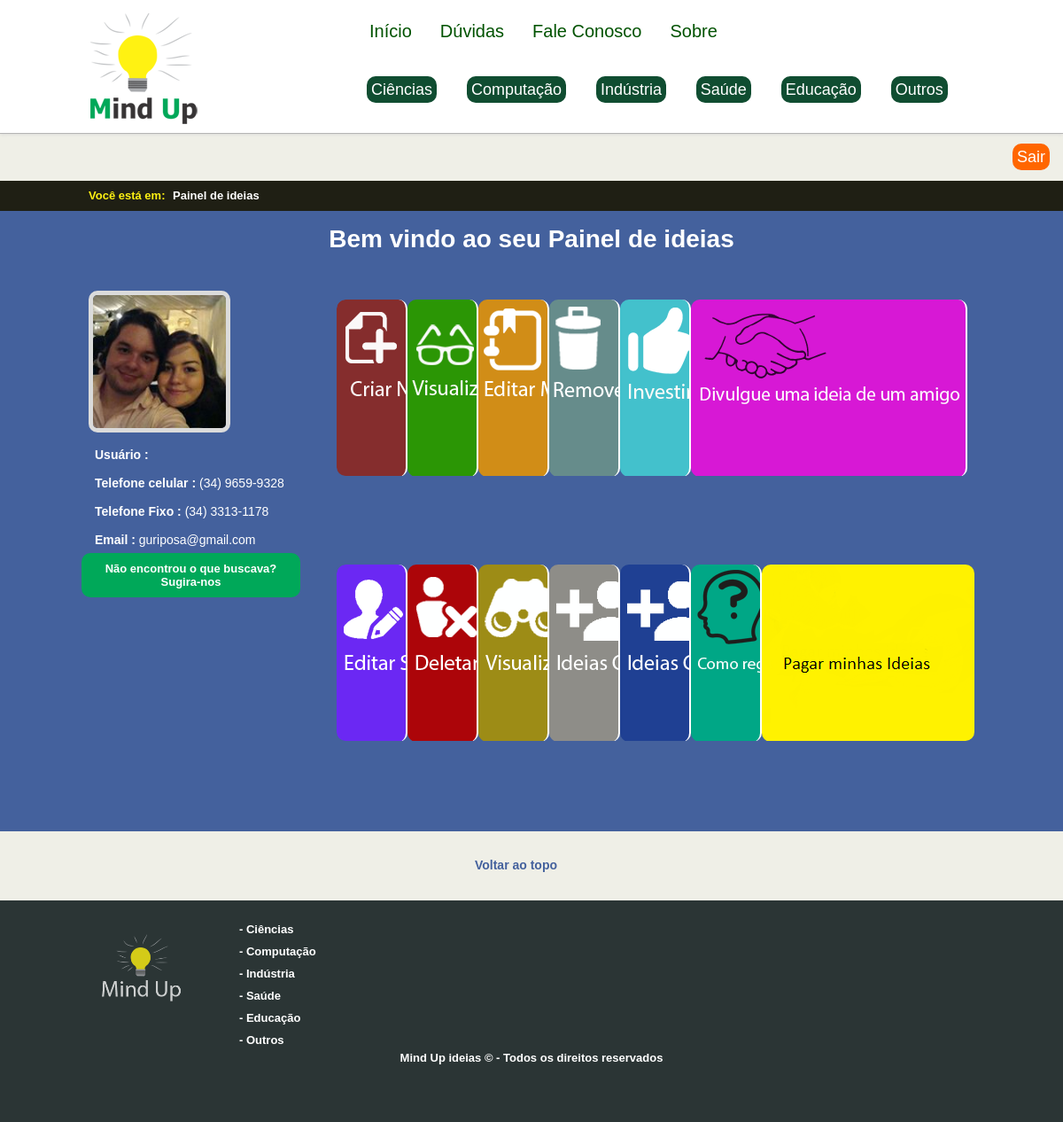
Screenshot of /view/painel.php (signed in) with the database file from the repository.
### tables this page shows
CREATE TABLE IF NOT EXISTS `usuario` (
  `id` bigint(20) unsigned NOT NULL AUTO_INCREMENT,
  `nome` varchar(200) NOT NULL,
  `dataNascimento` date NOT NULL,
  `telefoneCelular` varchar(150) NOT NULL,
  `telefoneFixo` varchar(150) NOT NULL,
  `email` varchar(200) NOT NULL,
  `confirmaemail` varchar(200) NOT NULL,
  `senha` varchar(200) NOT NULL,
  `confirmasenha` varchar(200) NOT NULL,
  `investimento` decimal(10,2) NOT NULL,
  `imagem` varchar(500) NOT NULL,
  PRIMARY KEY (`id`),
  UNIQUE KEY `id` (`id`)
);

### view/painel.php (the view, shortened to what this page needs)
<?php
    $conexao = Conexao::getInstance();
 ?>
<?php
    if ((!isset($_SESSION['email']) == true) and ( !isset($_SESSION['senha']) == true)) {
        unset($_SESSION['email']);
        unset($_SESSION['senha']);
        echo '<meta http-equiv="refresh" content="0;URL=../view/login.php" />';
    } else {
            $logado = $_SESSION['email'];
            $resultado = $conexao->query("select * from usuario where email = '$logado'");
            $nome = $resultado->fetch();
           echo"<div class='div_logout'>
                    <br>
                    <a href='../controles/logout.php' class='logado'>Sair</a><br><br>
                </div>
            ";
        echo '
        <div id="localizaoSite">
            <div id="localizaoReduzido">
                <span class="fontDouradaTahoma">Você está em:</span><span class=""> &nbsp;Painel de ideias</span>
            </div>
        </div>
        ';
        $stringArrayF = "";
        if (isset($nome)) {
            echo"<div id='areaPainelTotal'>";
            echo "<div class='conteudoInternas'>";
            echo "<br><h1 id='frase_bem_do_painel'>Bem vindo ao seu Painel de ideias</h1><br><br>";
            echo "
            <div id='informacoesUsuario'>
            <a id='imagem' name='imagem' href='editarImagem.php'><img src='../fotosUsuarios/" . $nome[10] . "' id='previsualizar' title='clique para atualizar'></a>
                <div class='infoPainel'>
                            <strong>Usuário :</strong> $stringArrayF<br><br>
                            <strong>Telefone celular :</strong> $nome[3] <br><br>
                            <strong>Telefone Fixo : </strong>$nome[4] <br><br>
                            <strong>Email : </strong>$nome[5] <br><br>
                       </div>
                        <div id='sugestoes'>
                <div id='box-newsletter'>
                    <a href='enviaSugestao.php' class='fancybox fancybox.iframe'><h3 style='font-size:13px'>Não encontrou o que buscava? Sugira-nos</h3></a>
                    <script>parent.$.fancybox.close();</script>
                </div>
            </div>
        </div>
            ";
         }
    }
    ?>
            <div class='jimgMenu'>
              <ul>
                <li class='landscapes'><a href='inserirIdeia.php'>Inserir nova Ideia</a></li>
                <li class='people'><a href='mostrarideiainseridas.php'>Mostrar Minhas ideias</a></li>
                <li class='nature'><a href='mostraideiasparaatualizar.php'>Atualizar minhas Ideias</a></li>
                <li class='abstract'><a href='mostraDeletarIdeia.php'>Deletar alguma ideia</a></li>
                <div id='box-newsletter'>
                <li class='urban'><a href='../view/investirIdeia.php' class='fancybox fancybox.iframe'>
               </a></li>
                <li class='divulgue_ideias_amigos'><a href='divulgar_ideia_amigo.php' class='fancybox fancybox.iframe'></a></li>
              </ul>
            </div>
            <div class='jimgMenu2'>
              <ul>
                <li class='landscapes'><a href='editarPerfil.php'></a></li>
                <li class='people'><a href='mostraDeletarConta.php'></a></li>
                <li class='nature'><a href='MostrarUsuarioscadastrados.php'></a></li>
                <li class='abstract'><a href='MostrarIdeiasQueMeInteressam.php'></a></li>
                <li class='urban'><a href='MostrarIdeiasComInteressados.php'></a></li>
                <li class='duvidas_registro_ideias'><a href='registro_ideias.php'></a></li>
                <li class='pagar_ideias'><a href='pagarideias.php'></a></li>
              </ul>
            </div>
            <br></div>
<br>
<a href='#topo' class='topo'>Voltar ao topo</a><br><br><br>

### css/site.css (style rules this page uses)
#frase_bem_do_painel { color:#FFF; }
#imagem , #imagem2,#imagem3,#imagem4 { height:30px; }
#previsualizar , .carregando { width: 150px; height: 150px; margin-top: 10px; margin-bottom: 10px; border-radius:10px; border: 5px solid #dbdbdb; }
.div_logout { text-align:right; margin-right:15px; }
.logado { color:#fff; font-size:18px; background-color:#FF6600; border-radius:10px; padding:5px; margin-left:20px; }
.fontDouradaTahoma { color: #FFF212!important; margin-right:5px; }
* { margin: 0 auto; padding: 0px; }
.conteudoInternas { width:1000px; position:relative; }
body { font-family:Tahoma, Geneva, sans-serif; font-size:14px; color:#474747; text-align:center; width: 100%; height: 100%; background-color:#EFEFE7; }
img { border:none; display:inline; }
a { border:none; text-decoration:none; color:#2E8B57; }
ul { list-style-type:none; }
#localizaoSite { width: 100%; min-width: 100%; height: 34px; background-color:#1F1F14; }
#localizaoReduzido { width: 1000px; height: 100%; }
#localizaoReduzido span { font-family: Tahoma, Geneva, sans-serif; font-weight: bold; font-size: 13px; display: inline-block; position: relative; color: #fff; float: left; margin-top: 9px; }
a { color:#FFF; }
.topo { color:#44619d; font-weight:bold; padding-right:35px; }
.jimgMenu { position: relative; width: 72%; height: 199px; overflow: hidden; margin: 20px 0px 100px; border-radius: 10px; }
.jimgMenu ul { border-radius:10px; margin: 0px; display: block; height: 200px; width: 1340px; }
.jimgMenu ul li { float: left; border-radius:10px; }
.jimgMenu ul li a { border-radius:10px; text-indent: -1000px; background:#FFFFFF none repeat scroll 0%; border-right: 2px solid #fff; cursor:pointer; display:block; overflow:hidden; width:78px; height: 200px; }
.jimgMenu ul li.landscapes a { background: url(../imagens/inserirideia.png) repeat scroll 0%; }
.jimgMenu ul li.people a { background: url(../imagens/mostrarideias.png) repeat scroll 0%; }
.jimgMenu ul li.nature a { background: url(../imagens/atualizarideia.png) repeat scroll 0%; }
.jimgMenu ul li.abstract a { background: url(../imagens/deletarideia.png) repeat scroll 0%; }
.jimgMenu ul li.urban a { background: url(../imagens/investir.png) repeat scroll 0%; }
.jimgMenu ul li.divulgue_ideias_amigos a { background: url(../imagens/trocks.png) repeat scroll 0%; min-width:310px; }
.jimgMenu2 { position: relative; width: 72%; height: 199px; overflow: hidden; margin: 20px 0px 100px; border-radius: 10px; }
.jimgMenu2 ul { margin: 0px; display: block; height: 200px; width: 1340px; border-radius:10px; }
.jimgMenu2 ul li { border-radius:10px; float: left; }
.jimgMenu2 ul li a { border-radius:10px; text-indent: -1000px; background:#FFFFFF none repeat scroll 0%; border-right: 2px solid #fff; cursor:pointer; display:block; overflow:hidden; width:78px; height: 200px; }
.jimgMenu2 ul li.landscapes a { background: url(../imagens/editarperfil.png) repeat scroll 0%; }
.jimgMenu2 ul li.people a { background: url(../imagens/sugestoes.png) repeat scroll 0%; }
.jimgMenu2 ul li.nature a { background: url(../imagens/visualizarOutroPerfil.png) repeat scroll 0%; }
.jimgMenu2 ul li.abstract a { background: url(../imagens/ideiasInvestidas.png) repeat scroll 0%; }
.jimgMenu2 ul li.urban a { background: url(../imagens/minhasideiasinvestidas.png) repeat scroll 0%; }
.jimgMenu2 ul li.duvidas_registro_ideias a { background: url(../imagens/explicacao_duvidas_sobre_registro_ideias.png) repeat scroll 0%; }
.jimgMenu2 ul li.pagar_ideias a { background: url(../imagens/pagar_ideias.png) repeat scroll 0%; min-width:310px; }
#areaPainelTotal { background-color:#44619d; height:700px; width: 100%; }
#informacoesUsuario { float: left; width: 28%; text-align: justify; }
.infoPainel { color: #fff; margin-top: 7px; margin-left: 7px; float: left; }
#sugestoes { padding: 10px; float: left; width: 227px; margin-left: -8px; margin-top: -9px; color: #fff; background-color: #00a859; border-radius: 10px; text-align: center; }

### rows the page displays
usuario: imagem (picture), telefoneCelular "(34) 9659-9328", telefoneFixo "(34) 3313-1178", email "guriposa@gmail.com"
